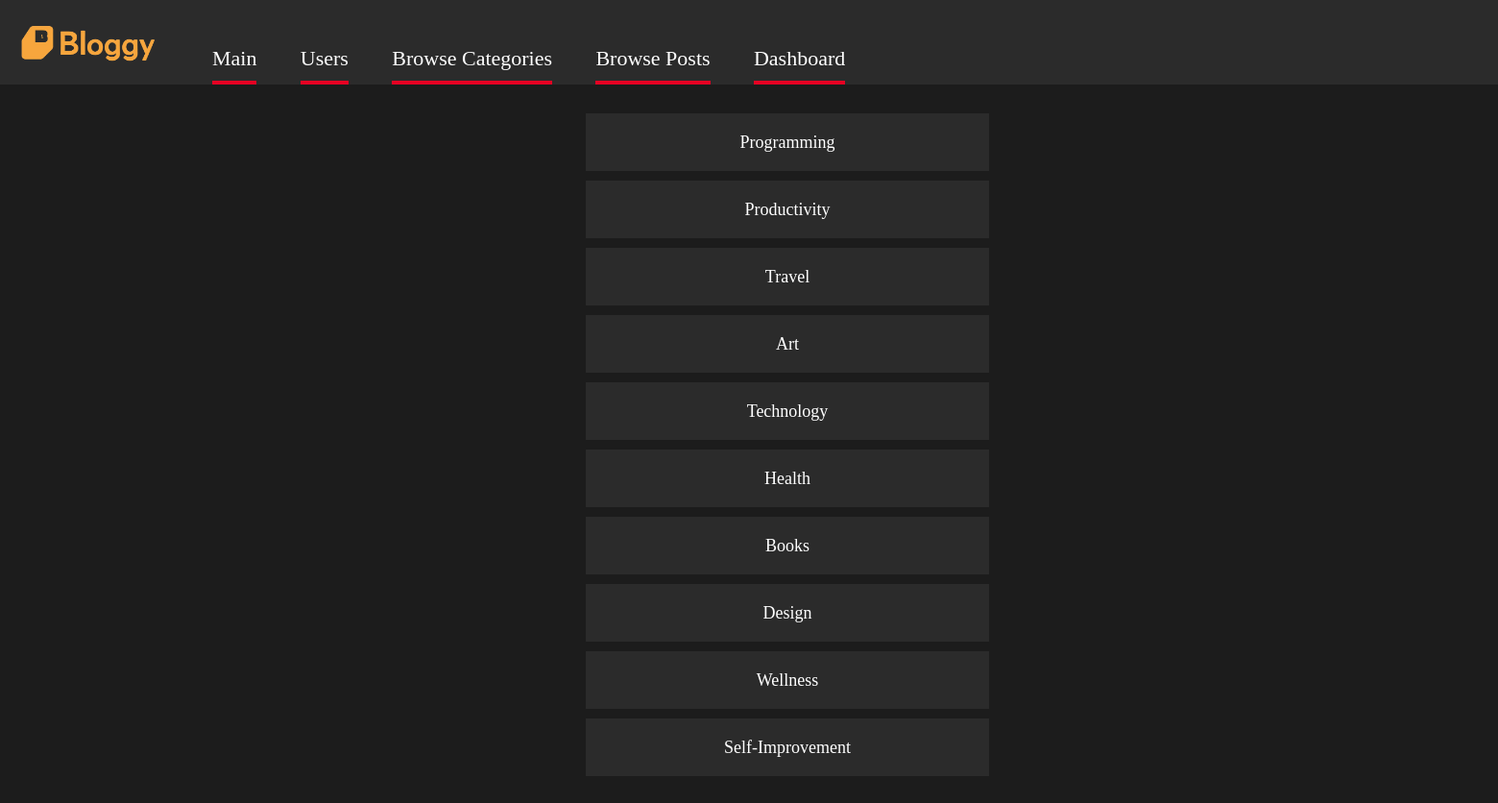
Page /categories/ on the committed database.
### blogs/models.py (models this page shows)
class Category(models.Model):
    name = models.CharField(max_length=50)

### blogs/views.py (the view)
# urls.py: path('categories/', views.categories, name='categories'),
def categories(request):
   categories = Category.objects.all().values()
   template = loader.get_template('categories.html')
   context = {
      'categories' : categories
   }
   return HttpResponse(template.render(context, request))

### blogs/templates/categories.html (shortened to what this page needs)
{% extends 'master.html' %}
{% block body %}
{% for category in categories %}
<a class="user" href="category/{{ category.id }}">
    <div>{{ category.name }}</div>
</a>
{% endfor %}
{% endblock %}

### blogs/static/blogs/css/root.css (style rules this page uses)
body { margin: 0; background-color: #1c1c1c }

### blogs/static/blogs/css/users.css (style rules this page uses)
.user { display: flex; width: 400px; height: 40px; background-color: #2b2b2b; color: white; padding: 10px; justify-content: center; align-items: center; font-size: 18px; margin: 0 auto 10px; text-decoration: none; }

### rows in the picture
Category: name "Programming"
Category: name "Productivity"
Category: name "Travel"
Category: name "Art"
Category: name "Technology"
Category: name "Health"
Category: name "Books"
Category: name "Design"
Category: name "Wellness"
Category: name "Self-Improvement"
